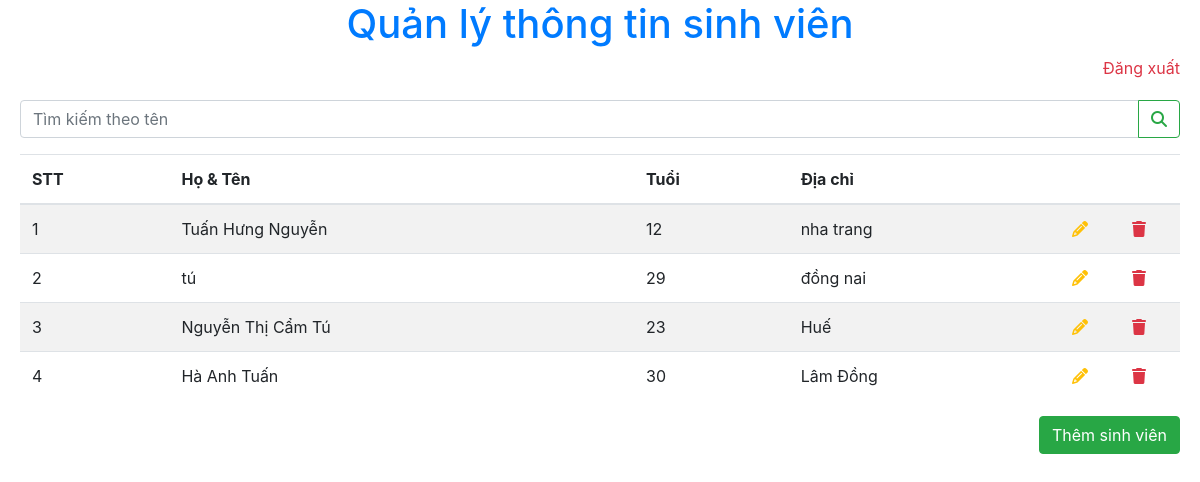
The page /index.php?s=tú (signed in) on the database its author committed.
### tables this page shows
CREATE TABLE `student` (
  `id` int NOT NULL AUTO_INCREMENT,
  `fullname` varchar(80) NOT NULL,
  `age` int DEFAULT NULL,
  `address` varchar(200) DEFAULT NULL,
  PRIMARY KEY (`id`)
);

### dbhelp.php (called while the page is built, shortened)
<?php
function executeResult($sql) {
    $conn = mysqli_connect(HOST, USERNAME, PASSWORD, DATABASE, 3306);
    $resultset = mysqli_query($conn, $sql);
    $list      = [];
    while ($row = mysqli_fetch_array($resultset, 1)) {
        $list[] = $row;
    }
    return $list;
}

### index.php (the view, shortened to what this page needs)
<?php
require_once ('dbhelp.php');
?>
<!DOCTYPE html>
<html>
<head>
    <?php require_once 'layouts/head.php'; ?>
</head>
<body style="padding: 0 20px">
<h1 class="text-primary text-center">
    Quản lý thông tin sinh viên
</h1>
<div class="text-right">
    <a class="text-danger" href="logout.php">Đăng xuất</a>
</div>
<form method="get" style="margin-top: 20px">
    <div class="input-group mb-3">
        <input type="text" name="s" class="form-control" placeholder="Tìm kiếm theo tên">
        <div class="input-group-append">
            <button class="btn btn-outline-success" type="button"><i class="fa fa-search"></i></button>
        </div>
    </div>
</form>
<table class="table table-striped">
    <thead>
    <tr>
        <th>STT</th>
        <th>Họ & Tên</th>
        <th>Tuổi</th>
        <th>Địa chỉ</th>
        <th width="60px"></th>
        <th width="60px"></th>
    </tr>
    </thead>
    <tbody>
    <?php
    if (isset($_GET['s']) && $_GET['s'] != '') {
        $sql = 'select * from student where fullname like "%'.$_GET['s'].'%"';
    } else {
        $sql = 'select * from student';
    }
    $studentList = executeResult($sql);
    $index = 1;
    foreach ($studentList as $std) {
        echo '<tr>
			<td>'.($index++).'</td>
			<td>'.$std['fullname'].'</td>
			<td>'.$std['age'].'</td>
			<td>'.$std['address'].'</td>
			<td><a href="javascript:void()" class="text-warning" onclick=\'window.open("input.php?id='.$std['id'].'","_self")\'><i class="fa fa-pencil"></i></a></td>
			<td><a href="javascript:void()" class="text-danger" onclick="deleteStudent('.$std['id'].')"><i class="fa fa-trash"></i></a></td>
		</tr>';
    }
    ?>
    </tbody>
</table>
<div class="text-right">
    <button class="btn btn-success" onclick="window.open('input.php', '_self')">Thêm sinh viên</button>
</div>
</body>
</html>

### rows shown on the page
student: fullname "Tuấn Hưng Nguyễn", age "12", address "nha trang"
student: fullname "tú", age "29", address "đồng nai"
student: fullname "Nguyễn Thị Cẩm Tú", age "23", address "Huế"
student: fullname "Hà Anh Tuấn", age "30", address "Lâm Đồng"
